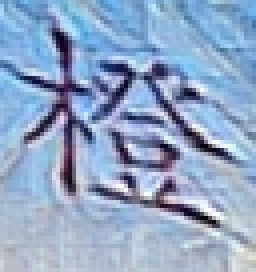
#> input picture picture/3.png, 64 x 68 px (shown 4 times larger)
$ python 2.py
#> lines starting #> are read from the running program, lines starting #| are printed output that depends on the picture; after the words box and inside, x2 and y2 are one past the last pixel; in counts of white or black regions, pixels touching at a corner belong together
#> further down, src is the input picture: shape (68, 64, 3); mean B, G, R 197.9, 166.4, 144.3
# -*- coding: utf-8 -*-
# @Time    : 2019/5/13 10:55
# @Author  : Crsboom
# @Email   : 1105959249@qq.com
# @File    : 2.py
# @Software: PyCharm

import cv2 as cv
import numpy as np

#全局阈值
def threshold_demo(image):
    gray = cv.cvtColor(image, cv.COLOR_RGB2GRAY)  #把输入图像灰度化
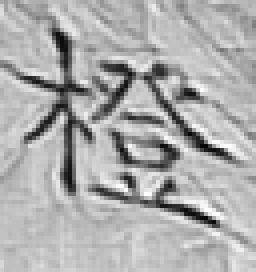
#> gray: shape (68, 64) (shown 4 times larger); min 6, max 254, mean 173.3
    #直接阈值化是对输入的单通道矩阵逐像素进行阈值分割。
    ret, binary = cv.threshold(gray, 0, 255, cv.THRESH_BINARY | cv.THRESH_TRIANGLE)
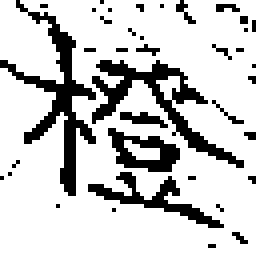
#> binary: shape (68, 64) (shown 4 times larger); 80.7% white; black in thin lines or dots
#> ret = 154
    print("threshold value %s"%ret)
#| threshold value 154.0
    cv.namedWindow("binary0", cv.WINDOW_NORMAL)
    cv.imshow("binary0", binary)
    cv.imwrite('3_2.png',binary)

#局部阈值
def local_threshold(image):
    gray = cv.cvtColor(image, cv.COLOR_RGB2GRAY)  #把输入图像灰度化
    #自适应阈值化能够根据图像不同区域亮度分布，改变阈值
    binary =  cv.adaptiveThreshold(gray, 255, cv.ADAPTIVE_THRESH_GAUSSIAN_C,cv.THRESH_BINARY, 25, 10)
    cv.namedWindow("binary1", cv.WINDOW_NORMAL)
    cv.imshow("binary1", binary)

#用户自己计算阈值
def custom_threshold(image):
    gray = cv.cvtColor(image, cv.COLOR_RGB2GRAY)  #把输入图像灰度化
    h, w =gray.shape[:2]
    m = np.reshape(gray, [1,w*h])
    mean = m.sum()/(w*h)
    print("mean:",mean)
    ret, binary =  cv.threshold(gray, mean, 255, cv.THRESH_BINARY)
    cv.namedWindow("binary2", cv.WINDOW_NORMAL)
    cv.imshow("binary2", binary)

src = cv.imread('3.png')
cv.namedWindow('input_image', cv.WINDOW_NORMAL) #设置为WINDOW_NORMAL可以任意缩放
cv.imshow('input_image', src)
threshold_demo(src)
# local_threshold(src)
# custom_threshold(src)
cv.waitKey(0)
cv.destroyAllWindows()
